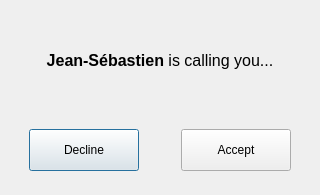
<?xml version="1.0" encoding="UTF-8"?>
<ui version="4.0">
 <class>ReceiveCallDiag</class>
 <widget class="QDialog" name="ReceiveCallDiag">
  <property name="geometry">
   <rect>
    <x>0</x>
    <y>0</y>
    <width>320</width>
    <height>195</height>
   </rect>
  </property>
  <property name="windowTitle">
   <string>Dialog</string>
  </property>
  <layout class="QHBoxLayout" name="horizontalLayout">
   <item>
    <layout class="QVBoxLayout" name="verticalLayout" stretch="3,2">
     <item>
      <layout class="QHBoxLayout" name="horizontalLayout_2">
       <item>
        <widget class="QLabel" name="nameCallingText">
         <property name="text">
          <string>&lt;html&gt;&lt;head/&gt;&lt;body&gt;&lt;p&gt;&lt;span style=&quot; font-size:12pt; font-weight:500;&quot;&gt;Jean-Sébastien&lt;/span&gt;&lt;span style=&quot; font-size:12pt;&quot;&gt; is calling you...&lt;/span&gt;&lt;/p&gt;&lt;/body&gt;&lt;/html&gt;</string>
         </property>
         <property name="alignment">
          <set>Qt::AlignCenter</set>
         </property>
         <property name="wordWrap">
          <bool>true</bool>
         </property>
        </widget>
       </item>
      </layout>
     </item>
     <item>
      <layout class="QHBoxLayout" name="horizontalLayout_3">
       <item>
        <layout class="QHBoxLayout" name="horizontalLayout_5">
         <item alignment="Qt::AlignHCenter|Qt::AlignVCenter">
          <widget class="QPushButton" name="declineButton">
           <property name="minimumSize">
            <size>
             <width>110</width>
             <height>42</height>
            </size>
           </property>
           <property name="maximumSize">
            <size>
             <width>110</width>
             <height>42</height>
            </size>
           </property>
           <property name="text">
            <string>Decline</string>
           </property>
          </widget>
         </item>
        </layout>
       </item>
       <item>
        <layout class="QHBoxLayout" name="horizontalLayout_4">
         <item alignment="Qt::AlignHCenter|Qt::AlignVCenter">
          <widget class="QPushButton" name="acceptButton">
           <property name="minimumSize">
            <size>
             <width>110</width>
             <height>42</height>
            </size>
           </property>
           <property name="maximumSize">
            <size>
             <width>110</width>
             <height>42</height>
            </size>
           </property>
           <property name="text">
            <string>Accept</string>
           </property>
          </widget>
         </item>
        </layout>
       </item>
      </layout>
     </item>
    </layout>
   </item>
  </layout>
 </widget>
 <resources/>
 <connections/>
</ui>
